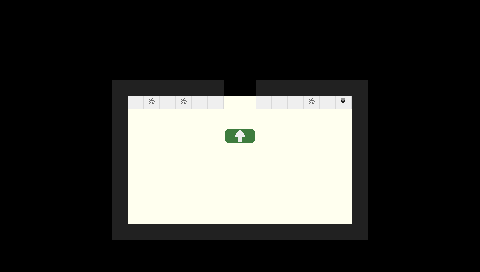

A 2D game scene composited from a Tiled map and its tileset images. What follows is a short description and the map's XML, with every tile layer's data as written:
An orthogonal 30x17 tile map with 16x16 px tiles, 2 tile layers (Floor, Walls) and 4 objects (RDL, Enemy, Player Start, Next Room).

<map version="1.0" tiledversion="1.1.4" orientation="orthogonal" renderorder="right-down" width="30" height="17" tilewidth="16" tileheight="16" infinite="0" nextobjectid="5">
 <tileset firstgid="1" source="../Tilesets/lab.tsx" />
 <layer name="Floor" width="30" height="17">
  <data encoding="csv">
0,0,0,0,0,0,0,0,0,0,0,0,0,0,0,0,0,0,0,0,0,0,0,0,0,0,0,0,0,0,
0,0,0,0,0,0,0,0,0,0,0,0,0,0,0,0,0,0,0,0,0,0,0,0,0,0,0,0,0,0,
0,0,0,0,0,0,0,0,0,0,0,0,0,0,0,0,0,0,0,0,0,0,0,0,0,0,0,0,0,0,
0,0,0,0,0,0,0,0,0,0,0,0,0,0,0,0,0,0,0,0,0,0,0,0,0,0,0,0,0,0,
0,0,0,0,0,0,0,0,0,0,0,0,0,0,0,0,0,0,0,0,0,0,0,0,0,0,0,0,0,0,
0,0,0,0,0,0,0,0,3,3,3,3,3,3,0,0,3,3,3,3,3,3,0,0,0,0,0,0,0,0,
0,0,0,0,0,0,0,0,3,3,3,3,3,3,3,3,3,3,3,3,3,3,0,0,0,0,0,0,0,0,
0,0,0,0,0,0,0,0,3,3,3,3,3,3,3,3,3,3,3,3,3,3,0,0,0,0,0,0,0,0,
0,0,0,0,0,0,0,0,3,3,3,3,3,3,16,17,3,3,3,3,3,3,0,0,0,0,0,0,0,0,
0,0,0,0,0,0,0,0,3,3,3,3,3,3,3,3,3,3,3,3,3,3,0,0,0,0,0,0,0,0,
0,0,0,0,0,0,0,0,3,3,3,3,3,3,3,3,3,3,3,3,3,3,0,0,0,0,0,0,0,0,
0,0,0,0,0,0,0,0,3,3,3,3,3,3,3,3,3,3,3,3,3,3,0,0,0,0,0,0,0,0,
0,0,0,0,0,0,0,0,3,3,3,3,3,3,3,3,3,3,3,3,3,3,0,0,0,0,0,0,0,0,
0,0,0,0,0,0,0,0,3,3,3,3,3,3,3,3,3,3,3,3,3,3,0,0,0,0,0,0,0,0,
0,0,0,0,0,0,0,0,0,0,0,0,0,0,0,0,0,0,0,0,0,0,0,0,0,0,0,0,0,0,
0,0,0,0,0,0,0,0,0,0,0,0,0,0,0,0,0,0,0,0,0,0,0,0,0,0,0,0,0,0,
0,0,0,0,0,0,0,0,0,0,0,0,0,0,0,0,0,0,0,0,0,0,0,0,0,0,0,0,0,0
</data>
 </layer>
 <layer name="Walls" width="30" height="17">
  <data encoding="csv">
0,0,0,0,0,0,0,0,0,0,0,0,0,0,0,0,0,0,0,0,0,0,0,0,0,0,0,0,0,0,
0,0,0,0,0,0,0,0,0,0,0,0,0,0,0,0,0,0,0,0,0,0,0,0,0,0,0,0,0,0,
0,0,0,0,0,0,0,0,0,0,0,0,0,0,0,0,0,0,0,0,0,0,0,0,0,0,0,0,0,0,
0,0,0,0,0,0,0,0,0,0,0,0,0,0,0,0,0,0,0,0,0,0,0,0,0,0,0,0,0,0,
0,0,0,0,0,0,0,0,0,0,0,0,0,0,0,0,0,0,0,0,0,0,0,0,0,0,0,0,0,0,
0,0,0,0,0,0,0,13,13,13,13,13,13,13,0,0,13,13,13,13,13,13,13,0,0,0,0,0,0,0,
0,0,0,0,0,0,0,13,1,7,1,7,1,1,0,0,1,1,1,7,1,6,13,0,0,0,0,0,0,0,
0,0,0,0,0,0,0,13,0,0,0,0,0,0,0,0,0,0,0,0,0,0,13,0,0,0,0,0,0,0,
0,0,0,0,0,0,0,13,0,0,0,0,0,0,0,0,0,0,0,0,0,0,13,0,0,0,0,0,0,0,
0,0,0,0,0,0,0,13,0,0,0,0,0,0,0,0,0,0,0,0,0,0,13,0,0,0,0,0,0,0,
0,0,0,0,0,0,0,13,0,0,0,0,0,0,0,0,0,0,0,0,0,0,13,0,0,0,0,0,0,0,
0,0,0,0,0,0,0,13,0,0,0,0,0,0,0,0,0,0,0,0,0,0,13,0,0,0,0,0,0,0,
0,0,0,0,0,0,0,13,0,0,0,0,0,0,0,0,0,0,0,0,0,0,13,0,0,0,0,0,0,0,
0,0,0,0,0,0,0,13,0,0,0,0,0,0,0,0,0,0,0,0,0,0,13,0,0,0,0,0,0,0,
0,0,0,0,0,0,0,13,13,13,13,13,13,13,13,13,13,13,13,13,13,13,13,0,0,0,0,0,0,0,
0,0,0,0,0,0,0,0,0,0,0,0,0,0,0,0,0,0,0,0,0,0,0,0,0,0,0,0,0,0,
0,0,0,0,0,0,0,0,0,0,0,0,0,0,0,0,0,0,0,0,0,0,0,0,0,0,0,0,0,0
</data>
 </layer>
 <objectgroup name="Objects">
  <object id="1" name="RDL" gid="11" x="224" y="112" width="16" height="16" />
  <object id="2" name="Enemy" gid="25" x="274" y="160.5" width="16" height="16" />
  <object id="3" name="Player Start" x="239.75" y="216" width="1" height="1" />
  <object id="4" name="Next Room" x="221.625" y="80.125" width="37.25" height="19.75">
   <properties>
    <property name="unity:isTrigger" type="bool" value="true" />
   </properties>
  </object>
 </objectgroup>
</map>
